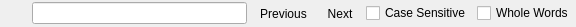
<ui version="4.0" >
 <author></author>
 <comment></comment>
 <exportmacro></exportmacro>
 <class>assistantSearch</class>
 <widget class="QWidget" name="assistantSearch" >
  <property name="geometry" >
   <rect>
    <x>0</x>
    <y>0</y>
    <width>576</width>
    <height>27</height>
   </rect>
  </property>
  <property name="windowTitle" >
   <string>Form</string>
  </property>
  <layout class="QHBoxLayout" >
   <property name="margin" >
    <number>2</number>
   </property>
   <property name="spacing" >
    <number>6</number>
   </property>
   <item>
    <widget class="QToolButton" name="tbClose" >
     <property name="icon" >
      <iconset resource="../../resources/resources.qrc" >:/Icons/Icons/buttoncancel.png</iconset>
     </property>
     <property name="autoRaise" >
      <bool>true</bool>
     </property>
    </widget>
   </item>
   <item>
    <widget class="QLineEdit" name="leSearch" />
   </item>
   <item>
    <widget class="QToolButton" name="tbPrevious" >
     <property name="text" >
      <string>Previous</string>
     </property>
     <property name="icon" >
      <iconset resource="../../resources/resources.qrc" >:/Icons/Icons/helpprev.png</iconset>
     </property>
     <property name="toolButtonStyle" >
      <enum>Qt::ToolButtonTextBesideIcon</enum>
     </property>
     <property name="autoRaise" >
      <bool>true</bool>
     </property>
    </widget>
   </item>
   <item>
    <widget class="QToolButton" name="tbNext" >
     <property name="text" >
      <string>Next</string>
     </property>
     <property name="icon" >
      <iconset resource="../../resources/resources.qrc" >:/Icons/Icons/helpnext.png</iconset>
     </property>
     <property name="toolButtonStyle" >
      <enum>Qt::ToolButtonTextBesideIcon</enum>
     </property>
     <property name="autoRaise" >
      <bool>true</bool>
     </property>
    </widget>
   </item>
   <item>
    <widget class="QCheckBox" name="cbCaseSensitive" >
     <property name="text" >
      <string>Case Sensitive</string>
     </property>
    </widget>
   </item>
   <item>
    <widget class="QCheckBox" name="cbWholeWords" >
     <property name="text" >
      <string>Whole Words</string>
     </property>
    </widget>
   </item>
  </layout>
 </widget>
 <pixmapfunction></pixmapfunction>
 <resources>
  <include location="../../resources/resources.qrc" />
 </resources>
 <connections>
  <connection>
   <sender>tbClose</sender>
   <signal>clicked()</signal>
   <receiver>assistantSearch</receiver>
   <slot>hide()</slot>
   <hints>
    <hint type="sourcelabel" >
     <x>21</x>
     <y>18</y>
    </hint>
    <hint type="destinationlabel" >
     <x>64</x>
     <y>82</y>
    </hint>
   </hints>
  </connection>
 </connections>
</ui>
